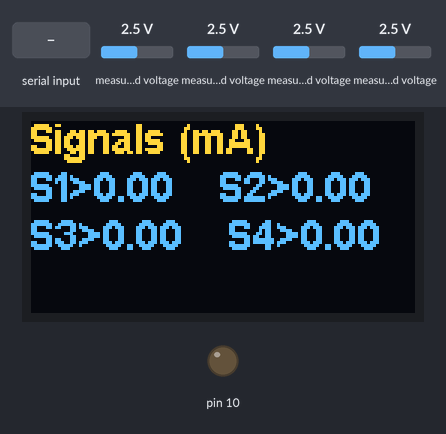
Bench run of a sketch on a simulated Arduino Uno, built with avr-gcc and run on an emulated ATmega328P. Parts: 128×64 one-colour display, output pins drawn as LEDs (lit = HIGH). Wiring (inferred from the names in the program): DS1307 clock at I2C address 0x68. The inputs (shaded band) are chosen by the test bench; at power-on: measured voltage 2.5 V. The OLED is the two-colour kind (top 16 rows yellow); the local clock reads 2024-03-15 10:24:30 at power-on unless the sketch sets it; storage starts empty; what the sketch prints to the serial monitor is not drawn.

Above: at 0.2 s.
At 1.3 s:
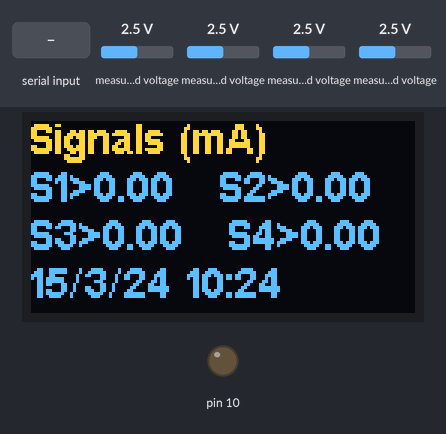
1.4 s: "HC:1\n" received over Serial
3.2 s: "MTDataAq2\n" received over Serial
4.7 s: "OKH" received over Serial
At 7.3 s:
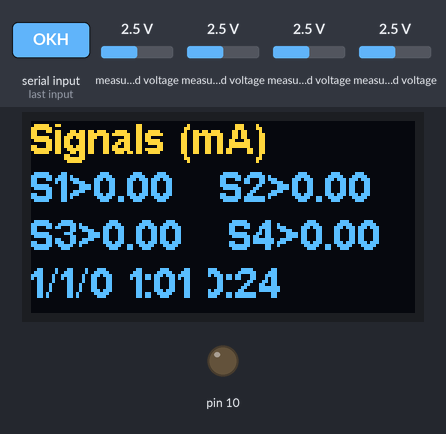
Timing chart, 0 to 8.8 s (numbered marks = the images above; inputs shaded):
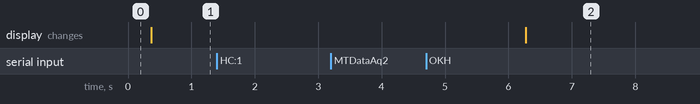

Measured:
- after the input at 1.4 s, every drawn part: stays the same
- after the input at 3.2 s, every drawn part: stays the same
- after the input at 4.7 s, the display: changes after 1.6 s (image 2)

The sketch:

DataQ2Adv2.ino
```cpp
#include <Wire.h>
#include <Adafruit_ADS1015.h>
#include <SoftwareSerial.h>
#include <SPI.h>
#include <SD.h>
#include "SSD1306Ascii.h"
#include "SSD1306AsciiAvrI2c.h"
#define DS1307_ADDRESS 0x68
#define I2C_ADDRESS 0x3C
SSD1306AsciiAvrI2c oled;

Adafruit_ADS1115 ads(0x48);
SoftwareSerial mySerial(3, 2); // RX, TX

byte zero = 0x00;
const int chipSelect = 4;
float Voltage0 = 0.0;
float Amp0 = 0.0;
float Amp1 = 0.0;
float Amp2 = 0.0;
float Amp3 = 0.0;
int analogInput = 0;
float vout = 0.0;
float vin = 0.0;
float R1 = 100000.0; // resistance of R1 (100K) -see text!
float R2 = 10000.0; // resistance of R2 (10K) - see text!
int value = 0;
int counter0 = 0;
int counter1 = 0;
int counter2 = 0;
int counter3 = 0;
String cadena;
String cadena1;
String cadena2;
String cadena3;
String cadena4;
String cadena5;
String cadena6;
String msg;
bool transmit = true;
bool HC = false;
bool HCOK = false;
bool FC = false;
bool FCOK = false;
int second;
int minute;
int hour;
int weekDay;
int monthDay;
int month;
int year;

int setsecond;
int setminute;
int sethour;
int setweekDay;
int setmonthDay;
int setmonth;
int setyear;

byte setsecond0;
byte setminute0;
byte sethour0;
byte setweekDay0;
byte setmonthDay0;
byte setmonth0;
byte setyear0;

File dataFile;

void setup(void)
{
  Wire.begin();
  oled.begin(&Adafruit128x64, I2C_ADDRESS);
  oled.setFont(Arial_bold_14);
  oled.clear();
  //oled.println("MTDataAq2");
  Serial.begin(115200);
  mySerial.begin(9600);
  ads.begin();
  oled.setCursor(0, 0 );
  oled.println("Signals (mA)");
  oled.print("S1>");
  oled.print(Amp0 / 100, 2);
  oled.print("   ");
  oled.print("S2>");
  oled.print(Amp1 / 100, 2);
  oled.println(" ");
  oled.print("S3>");
  oled.print(Amp2 / 100, 2);
  oled.print("   ");
  oled.print("S4>");
  oled.print(Amp3 / 100, 2);
  oled.println(" ");
  //setDateTime(); //MUST CONFIGURE IN FUNCTION
  pinMode(SS, OUTPUT);
  if (!SD.begin(chipSelect)) {
    Serial.println("CF");
    while (1) ;
  }
  //Serial.println("card initialized.");
  dataFile = SD.open("MTdl.txt", FILE_WRITE);
  if (! dataFile) {
    Serial.println("EO");
    while (1) ;
  }
}

void loop(void)
{

  //----------------------------------Comandos de entrada-----------------------------

  char SerialInByte;
  if (Serial.available())
  {
    if ( msg.indexOf( "X" ) >= 0 ) {
      msg = "";
    }
    SerialInByte = (unsigned char)Serial.read();
    msg += String(SerialInByte);
  }

  //---------------------------------------------------------------
  //----------------------------------Analisis de entrada Hora----------
  if (HC == true) {
    cadena = msg;
    cadena1 = cadena.substring(0, cadena.indexOf(':'));
    cadena2 = cadena.substring(cadena.indexOf(':') + 1, cadena.indexOf('M'));

    if ( cadena.indexOf( "M" ) >= 0 ) {
      Serial.print(cadena1 + ":");
      Serial.println(cadena2);
      Serial.println("OK?");
      cadena = "";
      msg = "";
      HCOK = true;
      HC = false;
      FC = true;
      setsecond = 0;
      setminute = cadena2.toInt();
      sethour = cadena1.toInt();
    }
  }
  if (FC == true) {
    cadena = msg;
    cadena4 = cadena.substring(0, cadena.indexOf('D'));
    cadena5 = cadena.substring(cadena.indexOf('D') + 1, cadena.indexOf('M'));
    cadena6 = cadena.substring(cadena.indexOf('M') + 1, cadena.indexOf('A'));

    if ( cadena.indexOf( "A" ) >= 0 ) {
      Serial.print(cadena1 + ":");
      Serial.print(cadena2 + " ");
      Serial.print(cadena4 + "/");
      Serial.print(cadena5 + "/");
      Serial.println(cadena6);
      Serial.println("OK?");
      cadena = "";
      msg = "";
      FCOK = true;
      FC = true;
      setsecond = 0;
      setmonthDay = cadena4.toInt();
      setmonth = cadena5.toInt();
      setyear = cadena6.toInt();
    }

  }
  //---------------------------------------------------------------
  //----------------------------------Comandos de consola----------

  if ( msg.indexOf( "HC" ) >= 0 ) {
    Serial.println("Calib. Hora");
    msg = "";
    transmit = false;
    HC = true;
    HCOK = false;
  }

  if ( msg.indexOf( "ONT" ) >= 0 ) {
    Serial.println("OK");
    msg = "";
    transmit = true;
    HC = false;
    HCOK = false;
  }

  if ( msg.indexOf( "OFT" ) >= 0 ) {
    Serial.println("OK");
    msg = "";
    transmit = false;
    HC = false;
    HCOK = false;
  }
  if ( msg.indexOf( "OKH" ) >= 0 ) {
    if ( FCOK == true ) {
      setDateTime();
      Serial.println("OK");
      msg = "";
      HC = false;
      HCOK = false;
      FC = false;
      FCOK = false;
      transmit = true;
    }
  }
  //---------------------------------------------------------------
  //----------------------------------Lectura y manejop de señales-
  int16_t adc0;  // we read from the ADC, we have a sixteen bit integer as a result

  adc0 = ads.readADC_SingleEnded(0);
  Voltage0 = ((adc0 * 0.1875) / 1000) * 1000;
  Amp0 = map(Voltage0, 0, 5000, 0, 20000);

  adc0 = ads.readADC_SingleEnded(1);
  Voltage0 = ((adc0 * 0.1875) / 1000) * 1000;
  Amp1 = map(Voltage0, 0, 5000, 0, 20000);

  adc0 = ads.readADC_SingleEnded(2);
  Voltage0 = ((adc0 * 0.1875) / 1000) * 1000;
  Amp2 = map(Voltage0, 0, 5000, 0, 20000);

  adc0 = ads.readADC_SingleEnded(3);
  Voltage0 = ((adc0 * 0.1875) / 1000) * 1000;
  Amp3 = map(Voltage0, 0, 5000, 0, 20000);

  //---------------------------------------------------------------
  //----------------------------------Bluetooth--------------------

  mySerial.print("A");
  mySerial.print((Amp0 / 100) + 50, 2);
  mySerial.println();

  mySerial.print("B");
  mySerial.print((Amp1 / 100) + 50, 2);
  mySerial.println();

  mySerial.print("C");
  mySerial.print((Amp2 / 100) + 50, 2);
  mySerial.println();

  mySerial.print("D");
  mySerial.print((Amp3 / 100) + 50, 2);
  mySerial.println();

  mySerial.print(vin);
  mySerial.println("F");

  //---------------------------------------------------------------
  //----------------------------------Simulacion-------------------

  /*counter0 = counter0 + 5;
    counter1 = counter0 / 2;
    counter2 = counter0 * 3;
    counter3 = counter0 / 5 + 1;*/

  //---------------------------------------------------------------
  //----------------------------------Transmision para el software-
  if (transmit == true) {
    char text00[40];
    sprintf(text00, "%d,%d,%d,%d\n", Amp0 , Amp1, Amp2 , Amp3);
    Serial.println(text00);
  }

  if (transmit == false) {
  }
  //---------------------------------------------------------------
  //----------------------------------Pantalla---------------------

  oled.setCursor(0, 0 );
  oled.println("Signals (mA)");
  oled.print("S1>");
  oled.print(Amp0 / 1000, 2);
  oled.print("   ");
  oled.print("S2>");
  oled.println(Amp1 / 1000, 2);
  oled.print("S3>");
  oled.print(Amp2 / 1000, 2);
  oled.print("   ");
  oled.print("S4>");
  oled.println(Amp3 / 1000, 2);
  delay(100);

  Wire.beginTransmission(DS1307_ADDRESS);
  Wire.write(zero);
  Wire.endTransmission();
  Wire.requestFrom(DS1307_ADDRESS, 7);

  second = bcdToDec(Wire.read());
  minute = bcdToDec(Wire.read());
  hour = bcdToDec(Wire.read() & 0b111111); //24 hour time
  weekDay = bcdToDec(Wire.read()); //0-6 -> sunday - Saturday
  monthDay = bcdToDec(Wire.read());
  month = bcdToDec(Wire.read());
  year = bcdToDec(Wire.read());

  //print the date EG   3/1/11 23:59:59
  oled.print(monthDay);
  oled.print("/");
  oled.print(month);
  oled.print("/");
  oled.print(year);
  oled.print(" ");
  oled.print(hour);
  oled.print(":");
  if(minute < 10){
  oled.print("0");
  }
  oled.print(minute);
  oled.print(" ");
  //oled.print(":");
  //oled.println(second);

  //---------------------------------------------------------------
  //----------------------------------MicroSD----------------------

  String dataString = "";
  dataString += String(Amp0 / 100, 7);
  dataString += ",";
  dataString += String(Amp1 / 100, 7);
  dataString += ",";
  dataString += String(Amp2 / 100, 7);
  dataString += ",";
  dataString += String(Amp3 / 100, 7);
  dataString += ",";
  dataString += String(month);
  dataString += "/";
  dataString += String(monthDay);
  dataString += "/";
  dataString += String(year);
  dataString += ",";
  dataString += String(hour);
  dataString += ":";
  dataString += String(minute);
  dataString += ":";
  dataString += String(second);


  dataFile.println(dataString);
  dataFile.flush();
}

//---------------------------------------------------------------
//----------------------------------Reloj---------------------

void setDateTime() {

  byte second =      setsecond; //0-59
  byte minute =      setminute; //0-59
  byte hour =        sethour; //0-23
  byte weekDay =     5; //1-7
  byte monthDay =    setmonthDay; //1-31
  byte month =       setmonth; //1-12
  byte year  =       setyear; //0-99

  Wire.beginTransmission(DS1307_ADDRESS);
  Wire.write(zero);

  Wire.write(decToBcd(second));
  Wire.write(decToBcd(minute));
  Wire.write(decToBcd(hour));
  Wire.write(decToBcd(weekDay));
  Wire.write(decToBcd(monthDay));
  Wire.write(decToBcd(month));
  Wire.write(decToBcd(year));

  Wire.write(zero); //start

  Wire.endTransmission();

}

byte decToBcd(byte val) {
  // Convert normal decimal numbers to binary coded decimal
  return ( (val / 10 * 16) + (val % 10) );
}

byte bcdToDec(byte val)  {
  // Convert binary coded decimal to normal decimal numbers
  return ( (val / 16 * 10) + (val % 16) );
}
```
